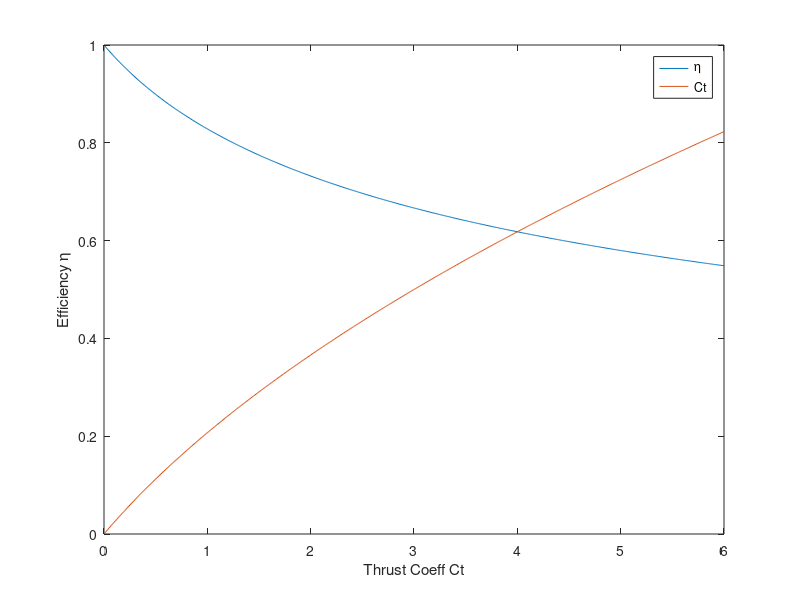

Source code (MATLAB): (Note: this script raises an error after producing the figure.)
%Roshan Jaiswal-Ferri
%Section - 01
%AERO 302 Homework 2 - 11/9/24

%% Workspace Prep

format long     %Allows for more accurate decimals
close all;      %Clears all
clear all;      %Clears Workspace
clc;            %Clears Command Window

%% PART 1: CVA1

Ct = linspace(0,6,600);
V0 = linspace(0,6,600);

Vprop = 0.5*V0.*(sqrt(1+Ct)-1);
eff = V0./(Vprop+V0);

figure('Name','Efficiency V Thrust Coeff')
plot(Ct,eff)
hold on
plot(Ct, Vprop./V0)
xlabel('Thrust Coeff Ct')
ylabel('Efficiency \eta')
legend('\eta', 'Ct')

%% PART 2: Isentropic Flow (ISF1)

a = 343;
G = 1.4;
M = linspace(0,3,200);
P0 = 101325;
T0 = 300;
R0 = 1.225;
Cp = 1.005; %of air @300k (in Kj)
Rg = 287; %j/Kg-K

for i = 1:length(M)
    [T(1,i), P(1,i), R(1,i)] = IsenCalc2(G, M(i), P0, T0, R0);
end

figure('Name','Isentropic Calculations')
plot(M,(P./P0))
hold on
plot(M,(T./T0))
plot(M,(R./R0))
title('Isentropic Calculations of Air')
xlabel('Mach #')
ylabel('Ratio')
legend('P/P0','T/T0','R/R0',Location="best")
grid on

Lab1D = load('S4G1D3RPM400.mat');
T0 = mean(Lab1D.t);
P0 = mean(Lab1D.P(:,1));
P1 = mean(Lab1D.P(:,2));
P2 = mean(Lab1D.P(:,3));
P3 = mean(Lab1D.P(:,4));
P4 = mean(Lab1D.P(:,5));
P5 = mean(Lab1D.P(:,6));

V1 = sqrt(abs((2*(P0-P1))/R0));
V2 = sqrt(abs((2*(P0-P2))/R0));
V3 = sqrt(abs((2*(P0-P3))/R0));
V4 = sqrt(abs((2*(P0-P4))/R0));
V5 = sqrt(abs((2*(P0-P5))/R0));

M2(1,1) = V1/a;
M2(1,2) = V2/a;
M2(1,3) = V3/a;
M2(1,4) = V4/a;
M2(1,5) = V5/a;

for i = 1:length(M2)
    [T1(1,i), P1(1,i), R1(1,i)] = IsenCalc2(G, M2(i), P0, T0, R0);
end

M2S = sort(M2);
figure('Name','Ratio v Location')
plot(M2,(P1/P0),'*')
hold on
plot(M2,(T1/T0),'*')
plot(M2,(R1/R0),'*')
title('Wind Tunnel Location v Ratio')
xlabel('Wind Tunnel Location (Overlayed on Mach #)')
ylabel('Ratio')
legend('P/P0','T/T0','R/R0',Location="best")
grid on
xticks(M2S)  %Set ticks at each Mach number location
xticklabels({'L1', 'L5', 'L4', 'L2', 'L3'})

dS = Cp*log(T1(1,3)/T1(1,2))-Rg*log(P1(1,3)/P1(1,2));
dS2 = Cp*log(T1(1,5)/T1(1,4))-Rg*log(P1(1,5)/P1(1,4));

%% PART 3: ISF2

[T3, p, rho] = statm(10000);
Cp = 1005; %of air @300k (in j)
p = p*1000;
a = 299.5; %Speed of sound at 10 km in m/s

v = linspace(1, 284, 400); %Speed from 1 m/s to 284 m/s
rho(1:length(v)) = rho;
M = v/a;

q = 0.5*rho.*v.^2;
p_static(1:length(v)) = p; %convrt kPa to Pa
p_total = p_static;
Pt = p_static+q;
Ts(1:length(v)) = T3;
T_total = Ts+(v.^2./(2*Cp));
%T_total = T*(1+(G-1)/2.*M.^2); %Total temperature (isentropic relation)

figure('Name','Bernoulli Calcutions');
subplot(1,3,1);
plot(M, p_static);
hold on
plot(M, Pt);
xlabel('Mach Number');
ylabel('Pressure (Pa)');
title('Pressure vs Mach # (Bernoulli)');
legend('Static P', 'Total P')
grid on

subplot(1,3,2);
plot(M, Ts)
hold on
plot(M, T_total);
xlabel('Mach Number');
ylabel('Temperature (K)');
title('Temparture vs Mach # (Bernoulli)');
legend('Static T', 'Total T')
grid on

subplot(1,3,3);
plot(M, rho);
xlabel('Mach Number');
ylabel('Density (kg/m^3)');
title('\rho vs Mach # (Bernoulli)');
grid on

%Isentropic Calcs
p_static_iso = p./(1+(G-1)/2.*M.^2).^(G/(G-1));
T_static_iso = T3./(1+(G-1)/2.*M.^2);
rho_static_iso = rho./(1+(G-1)/2.*M.^2).^(1/(G-1));
%T_total_iso = T_static_iso.*(1+(G-1)/2.*M.^2);

figure('Name','Isentropic Calculations');
subplot(1,3,1);
plot(M, p_static_iso);
hold on
plot(M, p_total);
xlabel('Mach Number');
ylabel('Pressure (Pa)');
title('Pressure vs Mach # (Isentropic)');
legend('Static P', 'Total P')
grid on

subplot(1,3,2);
plot(M, T_static_iso);
hold on
plot(M, Ts)
xlabel('Mach Number');
ylabel('Total Temp (K)');
title('Temperature vs Mach # (Isentropic)');
legend('Static T', 'Total T')
grid on

subplot(1,3,3);
plot(M,rho_static_iso)
xlabel('Mach Number');
ylabel('Density (kg/m^3)');
title('\rho vs Mach # (Isentropic)');
grid on

%% PART 5: CM1

Rho1 = 7.6; %kg/m^3
rho1 = 7.6*0.003;
mdot = 117.75; %kg/s
t = linspace(1,223,1500);
t0 = 0.75; %s

for i = 1:length(t)
    %dRho(1,i) = (-mdot/(pi*(0.05^2)*15*t(i)))*(t(i)-t0);
    dRho(1,i) = (-mdot*log(abs(t(i))))/pi*(0.05^2)*15;
end

rhot = dRho+Rho1;
[~, idx] = min(abs(rhot - rho1));
closest_value = rhot(idx);
disp(num2str(closest_value))

figure('Name','Change in rho')
plot(t,dRho)
hold on
plot(t,rhot)
xlabel('Time (s)')
ylabel('Change in \rho (kg/m^3)')
title('Change in \rho')
legend('\Delta\rho', '\rho')
grid on

%% PART 4: CM2

x = 10;
r = linspace(-x*tan(deg2rad(11.8)), x*tan(deg2rad(11.8)), 200);

U = 1; %max speed is ratio of 1:1
Um = 2*U;

U = Um*exp((-50.*r.^2)./x^2);

figure('Name','Velocity Profile at x=10d')
plot(r,U)
xlabel('Dist x Diameter')
ylabel('Speed (m/s)')
grid on

%% Functions

function [T, P, rho] = IsenCalc2(Gamma, M, P0, T0, R0)
    T = ((1+((Gamma-1)/2)*M^2)/T0)^-1;
    P = (((T0/T)^(Gamma/(Gamma-1)))/P0)^-1;
    rho = (((P0/P)^(1/Gamma))/R0)^-1;
end
